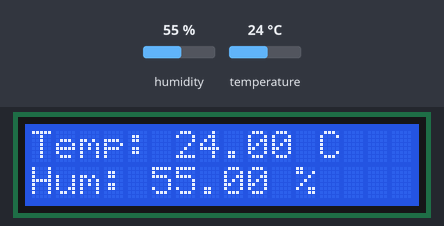
Bench run of a sketch on a simulated ESP8266 (NodeMCU). Parts: 16×2 character LCD. Inputs (shaded band) come from the test bench; at power-on: humidity 55 %, temperature 24 °C. WiFi joins after 1.5 s; servers stay silent unless stated; what the sketch prints to the serial monitor is not drawn.

Above: at 4.3 s.
4.4 s: humidity set to 22 %
At 6.9 s:
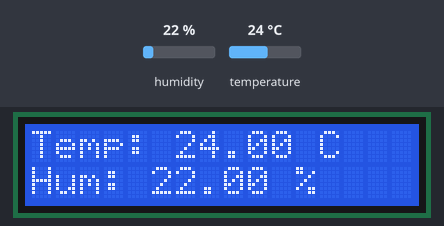
7.6 s: temperature set to 12 °C
At 9.5 s:
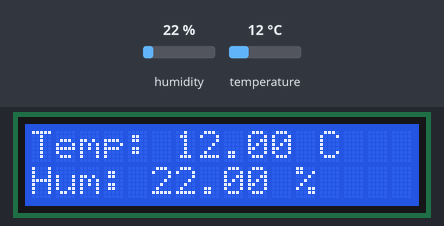
10.8 s: humidity set to 40 %
At 13.5 s:
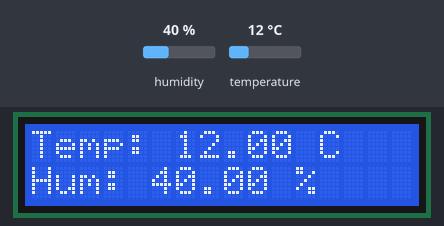
14.0 s: temperature set to 19 °C
At 15.9 s:
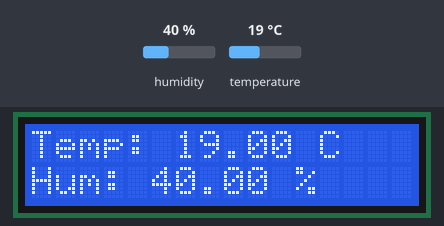
Timing chart, 0 to 17.4 s (numbered marks = the images above; inputs shaded):
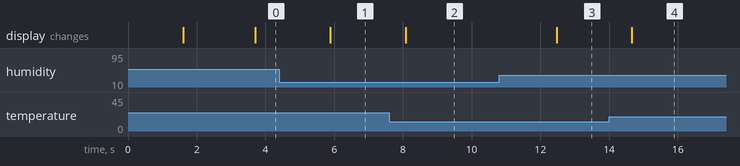

Measured:
- after the input at 4.4 s, the display: changes after 1.5 s (image 1)
- after the input at 7.6 s, the display: changes after 0.49 s (image 2)
- after the input at 10.8 s, the display: changes after 1.7 s (image 3)
- after the input at 14.0 s, the display: changes after 0.66 s (image 4)

The sketch:

iot.ino
```cpp
// LCD
#include <LiquidCrystal.h>
const int D8=13;
const int D1=5;
const int D2=4;
const int D3=0;
const int D4=2;
const int D6=12;
LiquidCrystal lcd(D8,D1,D2,D3,D4,D6);

// DHT SENSOR
#include <DHT.h>
# define DHTPIN 0
#define DHTTYPE 11
DHT dht(DHTPIN,DHTTYPE);

//TO FIREBASE
#include <ESP8266Firebase.h>
#include <ESP8266WiFi.h>

# define FIREBASE_HOST  "iot-database-964e1-default-rtdb.firebaseio.com"
// # define FIREBASE_AUTH  "eclC0Q5fzQu06OMpXZ01BQnzSslVzsDJtGq7AkbL"
# define WIFI_SSID "network name"
# define WIFI_PASSWORD "password"

Firebase firebase (FIREBASE_HOST);


// Machine learning
#include "weather.h"
Eloquent::ML::Port::LinearRegression LR;

void setup() {
  Serial.begin(2400);

  dht.begin();

  // connect to wifi
  Serial.println();
  Serial.println();
  Serial.print("connecting to: ");
  Serial.println(WIFI_SSID);
  WiFi.begin(WIFI_SSID,WIFI_PASSWORD);

  while(WiFi.status() !=WL_CONNECTED){
    delay(200);
    Serial.print(".");
  }
  Serial.println("WiFi Connected");

  // lcd setup
  lcd.begin(16,2);

}


void loop(){
  delay(2000);
  float h = dht.readHumidity();
  float t = dht.readTemperature();


  if (isnan(h)||isnan(t)){
    Serial.println("Failed to read from DHT!!!");
    lcd.print("ERROR!!!");
    firebase.pushString("ERROR","Failed to read from sensor!!!");
    return;
  }

  // Showcase the readings
  Serial.print("Humidity: ");
  Serial.println(h);
  firebase.pushFloat("conditions/Humidity ",h);


  Serial.print("Temperature: ");
  Serial.println(t);
  firebase.pushFloat("conditions/Temperature ", t);

  //LCD DISPLAY
  lcd.clear();
  lcd.setCursor(0,0);
  lcd.print("Temp: ");
  lcd.print(t);
  lcd.print(" C");

  lcd.setCursor(0,1);
  lcd.print("Hum: ");
  lcd.print(h);
  lcd.print(" %");

  // Predicting precipitaion
  float inputs[] ={t,h};
  float predicted = LR.predict(inputs);
  Serial.print("Precipitation Expected: ");
  Serial.println(predicted);

  // send to firebase
  firebase.setFloat("Precipitation Expected", predicted);
}
```

weather.h
```cpp
#pragma once
#include <cstdarg>
namespace Eloquent {
    namespace ML {
        namespace Port {
            class LinearRegression {
                public:
                    /**
                    * Predict class for features vector
                    */
                    float predict(float *x) {
                        return dot(x, 0.528783815704, 0.242683175895) + -26.00120128509924;
                    }

                protected:
                    /**
                    * Compute dot product
                    */
                    float dot(float *x, ...) {
                        va_list w;
                        va_start(w, 2);
                        float dot = 0.0;

                        for (uint16_t i = 0; i < 2; i++) {
                            const float wi = va_arg(w, double);
                            dot += x[i] * wi;
                        }

                        return dot;
                    }
                };
            }
        }
    }
```
